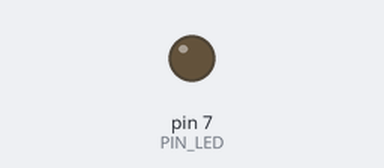
This sketch was run on a simulated Arduino Uno, built with avr-gcc and run on an emulated ATmega328P. Shown: output pins drawn as LEDs (lit = HIGH). Dashed ring = blinking. At 3.0 s the program stops and its outputs stay as they are.

Above: at 0.6 s.
At 2.5 s:
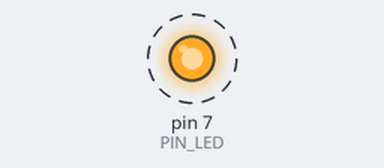
Timing chart, 0 to 3.0 s (numbered marks = the images above):
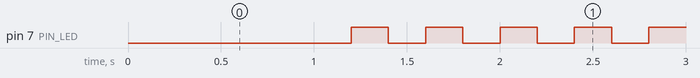

The sketch:

05_pratice_2.ino
```cpp
#define PIN_LED 7


void setup() {
  pinMode(PIN_LED, OUTPUT);

}

void loop() {
  digitalWrite(PIN_LED,0);
  delay(1000);

  for(int i=0; i<5;i++){
    digitalWrite(PIN_LED,LOW);
    delay(200);
    digitalWrite(PIN_LED,HIGH);
    delay(200);
  }
  digitalWrite(PIN_LED,1);
  while(1){}
}
```

Measured:
- by itself, pin 7 (PIN_LED): alternates HIGH for 0.20 s and LOW for 0.20 s, 9 changes in all, then stays HIGH
